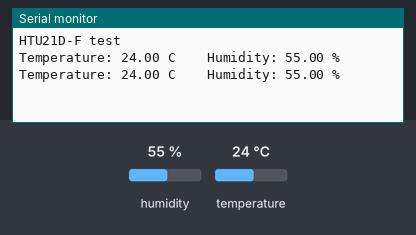
Simulated run of this sketch. Board: ESP32. On the bench: the last lines printed to the serial monitor. The test bench sets the inputs (shaded band); at power-on: humidity 55 %, temperature 24 °C.

Above: at 2.8 s.
2.9 s: humidity set to 22 %
At 5.3 s:
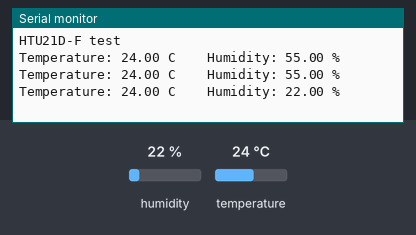
5.6 s: temperature set to 12 °C
At 7.3 s:
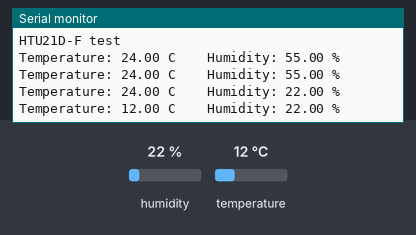
8.3 s: humidity set to 40 %
At 8.3 s:
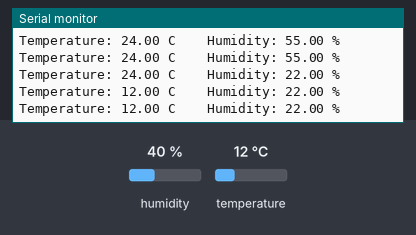
Timing chart, 0 to 11.3 s (numbered marks = the images above; inputs shaded):
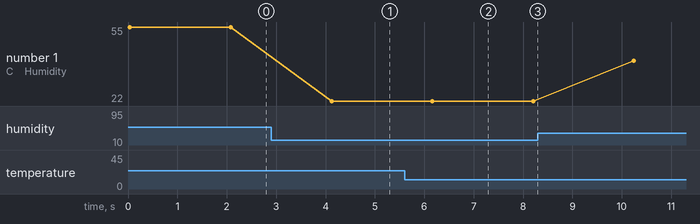

Measured:
- after the input at 2.9 s, the serial monitor: prints a new line after 1.2 s (image 1)
- after the input at 5.6 s, the serial monitor: prints a new line after 0.56 s (image 2)
- plotted number 1: 55 → 22 after the input at 2.9 s, 22 → 40 after the input at 8.3 s

The sketch:

HTU21DF_ESP32.ino
```cpp
#include <Wire.h>                  // 引用 I2C 基礎通訊函式庫
#include "Adafruit_HTU21DF.h"      // 引用 HTU21D 溫溼度感測器函式庫

// 以下是進行感測器連接的設置
// Vin 連接 3-5VDC
// GND 連接 GND
// SCL 連接 I2C clock pin(GPIO 22)
// SDA 連接 I2C data pin(GPIO 21)

Adafruit_HTU21DF htu = Adafruit_HTU21DF(); // 宣告 htu 物件，用來對 HTU21D 溫溼度感測器進行操作

void setup()
{
  Serial.begin(9600);     // 初始化序列通訊控制埠，波特率設置為 9600bps
  Serial.println("HTU21D-F test");  // 輸出 "HTU21D-F test" 以表示測試開始

  if (!htu.begin())   // 如果 htu 物件初始化失敗
  {
    Serial.println("Couldn't find sensor!");  // 輸出 "Couldn't find sensor!"
    while (1);  // 進入無窮迴圈以停止程式執行
  }
}

void loop()
{
  float temp = htu.readTemperature();    // 讀取感測器的溫度，並將其存儲到 temp 變數中
  float rel_hum = htu.readHumidity();    // 讀取感測器的濕度，並將其存儲到 rel_hum 變數中
  Serial.print("Temperature: ");        // 輸出 "Temperature: "，用來表示以下輸出的是溫度
  Serial.print(temp);                   // 輸出 temp 變數的值，即感測器測量的溫度
  Serial.print(" C");                   // 輸出 " C"，用來表示溫度的單位是攝氏度
  Serial.print("\t\t");                 // 輸出兩個水平定位符號，用來分隔溫度和濕度的輸出
  Serial.print("Humidity: ");           // 輸出 "Humidity: "，用來表示以下輸出的是濕度
  Serial.print(rel_hum);                // 輸出 rel_hum 變數的值，即感測器測量的濕度
    Serial.println(" \%");                //印出 " \%"
    delay(2000);     // 延遲 2 秒，避免感測器過於頻繁地進行測量
}
```
